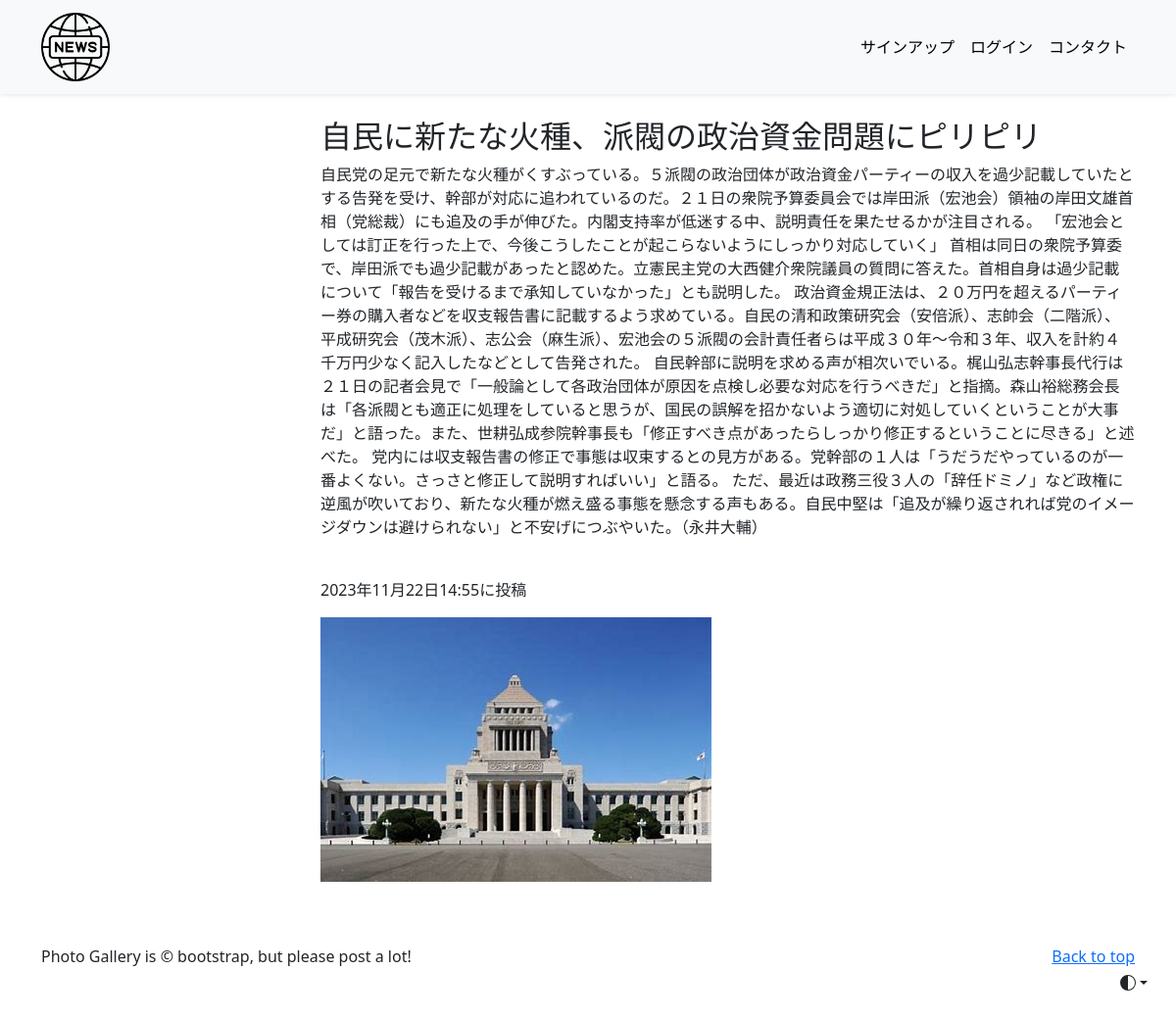
The app's page /photo-detail/10 with its own data.
### photo/models.py (models this page shows, shortened)
class PhotoPost(models.Model):
    user=models.ForeignKey(
        CustomUser,
        verbose_name='ユーザー',
        on_delete=models.CASCADE
    )
    category=models.ForeignKey(
        Category,
        verbose_name='カテゴリ',
        on_delete=models.PROTECT
    )
    title=models.CharField(
        verbose_name='タイトル',
        max_length=200
    )
    comment=models.TextField(
        verbose_name='コメント',
    )
    image1=models.ImageField(
        verbose_name='イメージ1',
        upload_to='photos'
    )
    image2=models.ImageField(
        verbose_name='イメージ2',
        upload_to='photos',
        blank=True,
        null=True
    )
    posted_at=models.DateTimeField(
        verbose_name='投稿日時',
        auto_now_add=True
    )

### photo/views.py (the view)
# urls.py: path('photo-detail/<int:pk>',views.DetailView.as_view(),name='photo_detail'),
class DetailView(DetailView):
    template_name='detail.html'
    model=PhotoPost

### photo/templates/detail.html (shortened to what this page needs)
{% extends 'base.html' %}
    {% block contents %}
    <br>
    <div class="container">
        <div class="row">
            <div class="col offset-3">
                <h2>{{object.title}}</h2>
                <p>{{object.comment}}</p>
                <br>
                <p>{{object.posted_at}}に投稿</p>
                <p><img src="{{ object.image1.url }}"></img></p>
            </div>
        </div>
    </div>
    {% endblock %}

### records on screen
PhotoPost: title "自民に新たな火種、派閥の政治資金問題にピリピリ", comment "自民党の足元で新たな火種がくすぶっている。５派閥の政治団体が政治資金パーティーの収入を過少記載していたとする告発を受け、幹部が対応に追われているのだ。２１日の衆院予算委員会では岸田派（宏池会）領袖の岸田文雄首相（党総裁）にも追及の手が伸びた。内閣支持率が低迷する中、説明責任を果たせるかが注目される。 「宏池会としては訂正を行った上で、今後こうしたことが起こらないようにしっかり対応していく」 首相は同日の衆院予算委で、岸田派でも過少記載があったと認めた。立憲民主党の大西健介衆院議員の質問に答えた。首相自身は過少記載について「報告を受けるまで承知していなかった」とも説明した。 政治資金規正法は、２０万円を超えるパーティー券の購入者などを収支報告書に記載するよう求めている。自民の清和政策研究会（安倍派）、志帥会（二階派）、平成研究会（茂木派）、志公会（麻生派）、宏池会の５派閥の会計責任者らは平成３０年～令和３年、収入を計約４千万円少なく記入したなどとして告発された。 自民幹部に説明を求める声が相次いでいる。梶山弘志幹事長代行は２１日の記者会見で「一般論として各政治団体が原因を点検し必要な対応を行うべきだ」と指摘。森山裕総務会長は「各派閥とも適正に処理をしていると思うが、国民の誤解を招かないよう適切に対処していくということが大事だ」と語った。また、世耕弘成参院幹事長も「修正すべき点があったらしっかり修正するということに尽きる」と述べた。 党内には収支報告書の修正で事態は収束するとの見方がある。党幹部の１人は「うだうだやっているのが一番よくない。さっさと修正して説明すればいい」と語る。…", posted_at "2023年11月22日14:55", image1 (picture)
